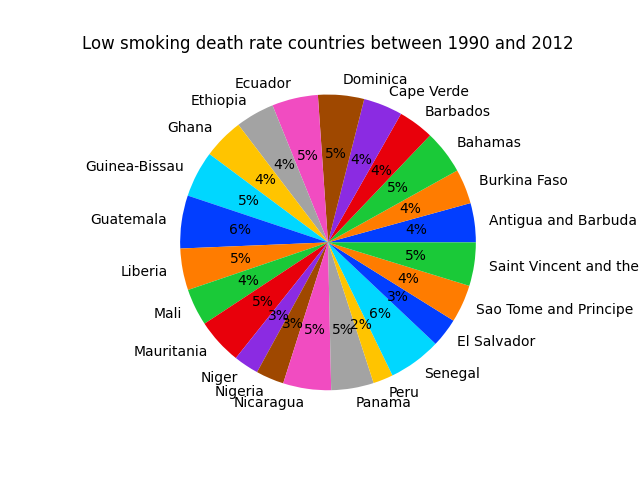

Generate this figure with Python:
import mysql.connector
import pandas as pd
import numpy as np
import seaborn as sns
import matplotlib.pyplot as plt

from mysql.connector import errorcode
def connectionCreator():
    try:
        cnx = mysql.connector.connect(user='root',
                                    password = 'qweqweqwe',
                                    database='project')
        print('Connection oldu')
        return cnx
    except mysql.connector.Error as err:
        if err.errno == errorcode.ER_ACCESS_DENIED_ERROR:
            print("Something is wrong with your user name or password")
        elif err.errno == errorcode.ER_BAD_DB_ERROR:
            print("Database does not exist")
        else:
            print(err)
        return None
    else:
        cnx.close()
        return None

mydb = connectionCreator()
query = "SELECT c.C_Name AS Country, AVG(s.death_rate_per_100000_people) AS Avg_Death_Rate_Per_100k_People"+" FROM countries c"+" JOIN Smoke_Examine s ON c.C_Code = s.C_code"+" WHERE s.YYear BETWEEN 1990 AND 2012"+" GROUP BY c.C_Name"+" HAVING AVG(s.death_rate_per_100000_people) <= 60;"
# By sending your query along with the connector, 
# pandas can automatically read the incoming data and create a dataframe for it

df = pd.read_sql(query,mydb)

#close the connection
mydb.close() 



# Let's see the dataset's sample
print(df.head())
palette_color = sns.color_palette('bright')
plt.pie(x='Avg_Death_Rate_Per_100k_People', labels='Country', colors=palette_color,data = df, autopct='%.0f%%')
plt.xticks(rotation=360, fontsize=10)
plt.title('Low smoking death rate countries between 1990 and 2012')
# add this line to adjust subplot spacing

plt.savefig('Atries.png')
plt.show()
